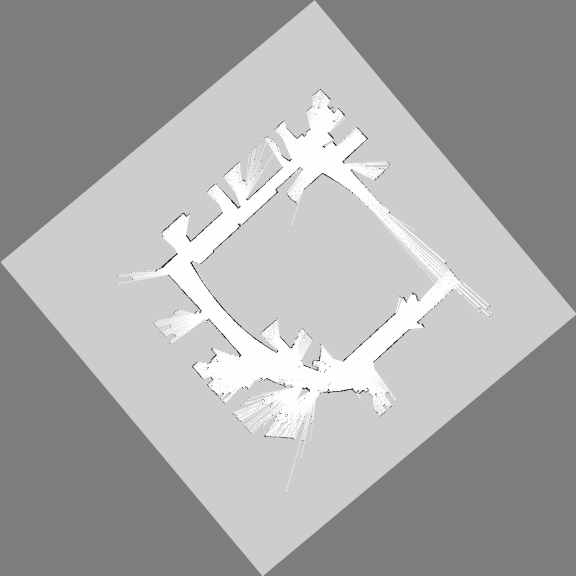
#> input picture evaluate/img/img1_transform.jpg, 1152 x 1151 px (shown at 1/2 size)
$ python overlap.py
#> lines starting #> are read from the running program, lines starting #| are printed output that depends on the picture; long printed decimals are rounded
# 显示
import cv2
import numpy as np
from shapely.geometry import Polygon, Point
from matplotlib.patches import Polygon as mpl_polygon
import matplotlib.pyplot as plt


# 计算变换后的矩形的四个角点
def transform_corners(img, M):
    # 计算 img1 的边界角点
    height, width = img.shape[:2]

    corners = np.array([[0, 0], [width, 0], [width, height], [0, height]], dtype=np.float32)
    print("原始角点：\n %s" % corners)
    # 获取变换后的角点坐标，变换前需要对数据进行整理（变成float类型，同时二维变成三维，一个都不能少）
    transformed_corners = cv2.perspectiveTransform(corners.reshape(1, -1, 2), M)
    # 再变回二维
    transformed_corners = transformed_corners.squeeze().astype(np.int32)
    print("变换后角点为：\n %s" % transformed_corners)
    return transformed_corners


# 重叠区域处理
def overlap(img1_before, img2_before, img1_transform, img2_transform, M, m):
    img1_transform_corners = transform_corners(img1_before, M)
    img2_transform_corners = transform_corners(img2_before, m)
    img1_rect = [tuple(point) for point in img1_transform_corners]
    img2_rect = [tuple(point) for point in img2_transform_corners]
    print(img1_rect)
    print(img2_rect)
    # 创建矩形1的Polygon对象
    poly1 = Polygon(img1_rect)
    # 创建矩形2的Polygon对象
    poly2 = Polygon(img2_rect)

    # 检查两个矩形是否有重叠区域
    if poly1.intersects(poly2):
        # 计算重叠区域的Polygon对象
        overlap = poly1.intersection(poly2)
        # 提取重叠区域的坐标信息
        overlap_coords = list(overlap.exterior.coords)
        print("重合部分角点:")
        print(overlap_coords)
        # 画出来两个矩形及其重叠区域
        draw_overlap(img1_rect, img2_rect, overlap_coords)
        print(overlap.bounds[0])
        print(overlap.bounds[1])
        print(overlap.bounds[2])
        print(overlap.bounds[3])

        compute_sum = 0
        overlap_sum = 0
        effective_sum = 0
        alignment_sum = 0
        # 遍历重叠区域内的像素点
        sample = 1  # 抽样指标
        for x in range(int(overlap.bounds[0]), int(overlap.bounds[2]) + 1, sample):
            for y in range(int(overlap.bounds[1]), int(overlap.bounds[3]) + 1, sample):
                compute_sum += 1
                if overlap.contains(Point(x, y)):
                    overlap_sum += 1
                    # [6 lines of commented-out code are left out]
                    if (img1_transform[y][x] == 255 or img1_transform[y][x] == 0) and (
                            img2_transform[y][x] == 255 or img2_transform[y][x] == 0):
                        effective_sum += 1
                        if img1_transform[y][x] == img2_transform[y][x]:
                            alignment_sum += 1
                else:
                    pass
                    # print("像素点 ({}, {}) 不在重叠区域内".format(x, y))
        print(f"重叠部分计算（步长为：{sample}）的数量：{compute_sum}")
        print(f"实际重叠部分（步长为：{sample}）的数量：{overlap_sum}")
        print(f"有效重叠部分（步长为：{sample}）的数量：{effective_sum}")
        print(f"对齐重叠部分（步长为：{sample}）的数量：{alignment_sum}")
        print(f"对齐/有效（（步长为：{sample}））: {alignment_sum / effective_sum}")
    else:
        # 如果没有重叠区域，则返回空值
        print("如果没有重叠区域")


# 画出轮廓
def draw_overlap(img1_rect, img2_rect, overlap_coords):
    # 绘制两个矩形
    fig, ax = plt.subplots()
    rectangle1_patch = mpl_polygon(img1_rect, ec='blue', fc='none')
    rectangle2_patch = mpl_polygon(img2_rect, ec='red', fc='none')
    ax.add_patch(rectangle1_patch)
    ax.add_patch(rectangle2_patch)

    # 绘制相交部分
    intersection_patch = mpl_polygon(overlap_coords, ec='green', fc='none')
    ax.add_patch(intersection_patch)

    # 设置坐标轴范围
    ax.set_xlim([0, img1_transform.shape[1]])
    ax.set_ylim([img1_transform.shape[0], 0])
    # 显示图形
    plt.show()


# 输出显示图片
def show(name, img_show):
    img_show_resize = cv2.resize(img_show, (0, 0), fx=img_resize, fy=img_resize)
    cv2.imshow(name, img_show_resize)


img_resize = 0.5
if __name__ == '__main__':
    img1_transform = cv2.imread("img/img1_transform.jpg", cv2.IMREAD_GRAYSCALE)
#> img1_transform is the input picture: shape (1151, 1152); min 0, max 255, mean 168.4
    img2_transform = cv2.imread("img/img2_transform.jpg", cv2.IMREAD_GRAYSCALE)
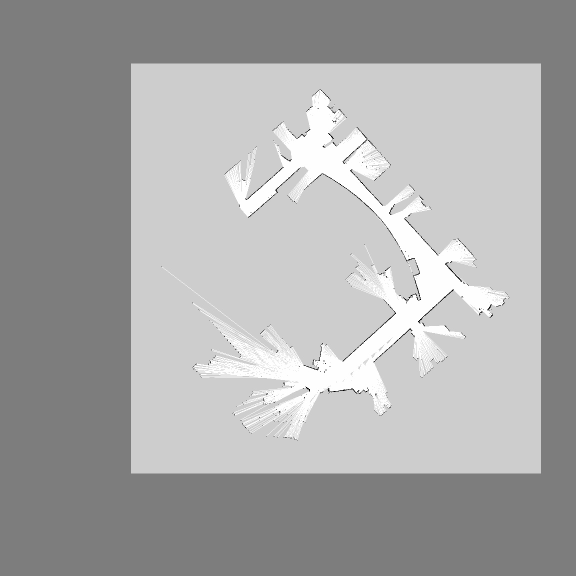
#> input picture evaluate/img/img2_transform.jpg, 1152 x 1151 px (shown at 1/2 size)
#> img2_transform is the input picture: shape (1151, 1152); min 0, max 255, mean 168.2
    img1_before = cv2.imread("img/img1_before.pgm", cv2.IMREAD_GRAYSCALE)
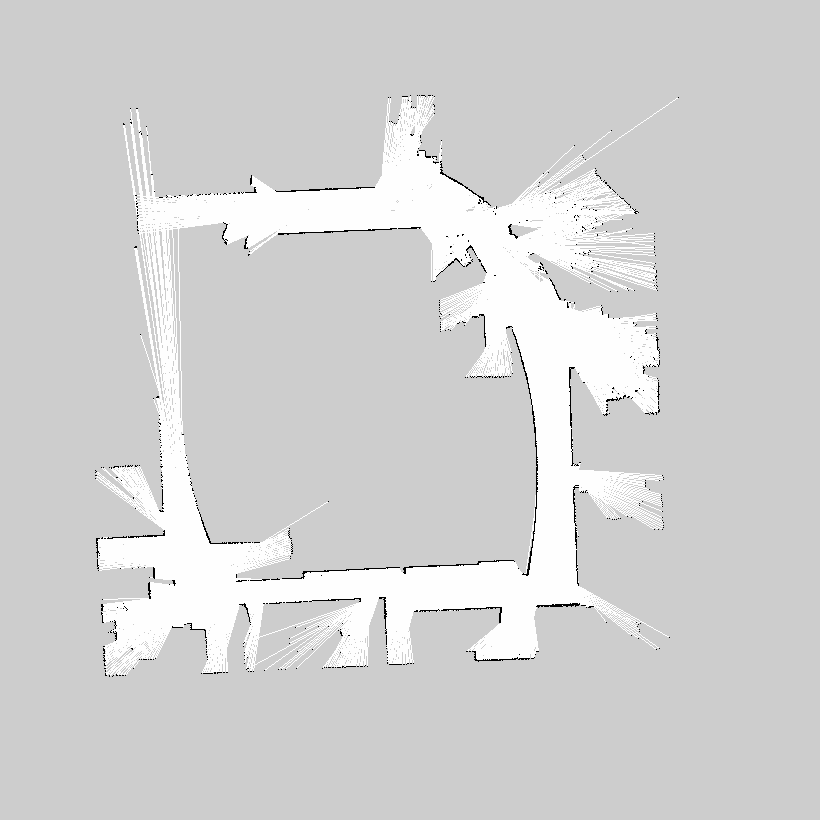
#> input picture evaluate/img/img1_before.pgm, 820 x 820 px
#> img1_before is the input picture: shape (820, 820); min 0, max 254, mean 211
    img2_before = cv2.imread("img/img2_before.pgm", cv2.IMREAD_GRAYSCALE)
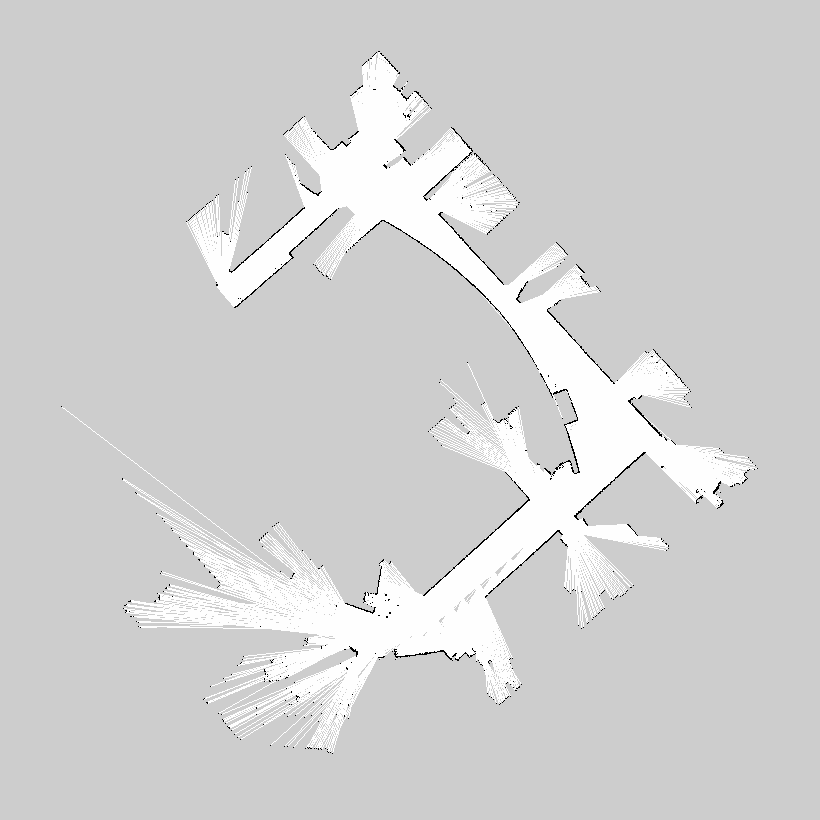
#> input picture evaluate/img/img2_before.pgm, 820 x 820 px
#> img2_before is the input picture: shape (820, 820); min 0, max 254, mean 210.2
    M = np.array([[-7.66168198e-01, -6.39212573e-01, 1.15231861e+03],
                  [6.39212573e-01, -7.66168198e-01, 6.27826540e+02],
                  [0.00000000e+00, 0.00000000e+00, 1.00000000e+00]])
    m = np.array([[1., 0., 262.],
                  [0., 1., 127.],
                  [0., 0., 1.]])
    # img1_transform = cv2.imread("img/stillness_right1.jpg", cv2.IMREAD_GRAYSCALE)
    # img2_transform = cv2.imread("img/stillness_right2.jpg", cv2.IMREAD_GRAYSCALE)
    # img1_before = cv2.imread("img/stillness1.jpg", cv2.IMREAD_GRAYSCALE)
    # img2_before = cv2.imread("img/stillness2.jpg", cv2.IMREAD_GRAYSCALE)
    # M = np.array([[1.00027183e+00, 5.83500428e-05, -1.88623363e-01],
    #               [-5.83500428e-05, 1.00027183e+00, -1.10935165e-02],
    #               [0.00000000e+00, 0.00000000e+00, 1.00000000e+00]])
    # m = np.array([[1., 0., 0.],
    #               [0., 1., 0.],
    #               [0., 0., 1.]])
    # M = np.array([[0.93208005, 0.38811401, - 0.78896301],
    #               [-0.38811401, 0.93208005, 310.06306853],
    #               [0., 0., 1.]])
    # m = np.array([[1., 0., 38.],
    #               [0., 1., 43.],
    #               [0., 0., 1.]])
    show("img1", img1_transform)
#> in show, `img_show_resize = cv2.resize(img_show, (0, 0), fx=img_resize, fy=img_r..`:
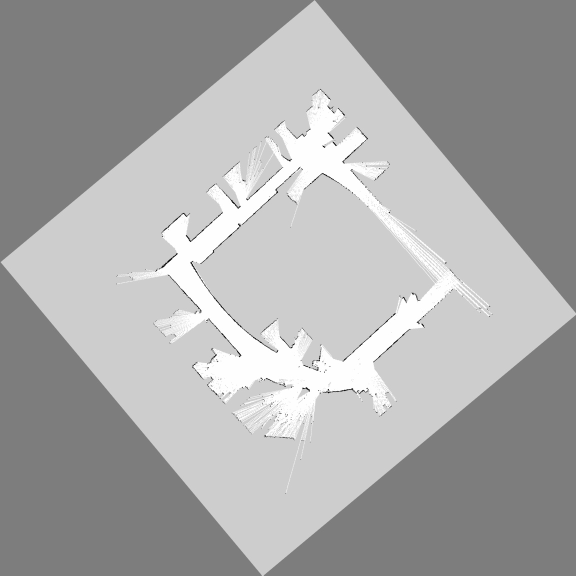
#> img_show_resize: shape (576, 576); min 1, max 255, mean 168.4
    show("img2", img2_transform)
#> call 2 of show, with name = 'img2'
#> in show (call 2), `img_show_resize = cv2.resize(img_show, (0, 0), fx=img_resize, fy=img_r..`:
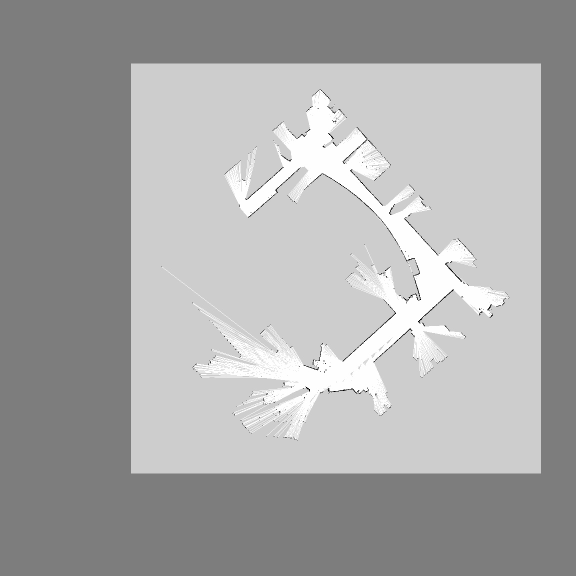
#> img_show_resize: shape (576, 576); min 0, max 255, mean 168.2
    show("img1_before", img1_before)
    show("img2_before", img2_before)
    cv2.waitKey(0)

    print("转换后宽: " + str(img1_transform.shape[1]))
#| 转换后宽: 1152
    print("转换后高: " + str(img1_transform.shape[0]))
#| 转换后高: 1151
    print("转换后宽: " + str(img1_before.shape[1]))
#| 转换后宽: 820
    print("转换后高: " + str(img1_before.shape[0]))
#| 转换后高: 820
    print(M)
    print(m)
    overlap(img1_before, img2_before, img1_transform, img2_transform, M, m)
#| 原始角点：
#|  [[  0.   0.]
#|  [820.   0.]
#|  [820. 820.]
#|  [  0. 820.]]
#| 变换后角点为：
#|  [[1152  627]
#|  [ 524 1151]
#|  [   0  523]
#|  [ 628    0]]
#> in overlap, `img1_transform_corners = transform_corners(img1_before, M)`: img1_transform_corners = [[1152, 627], [524, 1151], [0, 523], [628, 0]]
#| 原始角点：
#|  [[  0.   0.]
#|  [820.   0.]
#|  [820. 820.]
#|  [  0. 820.]]
#| 变换后角点为：
#|  [[ 262  127]
#|  [1082  127]
#|  [1082  947]
#|  [ 262  947]]
#> in overlap, `img2_transform_corners = transform_corners(img2_before, m)`: img2_transform_corners = [[262, 127], [1082, 127], [1082, 947], [262, 947]]
#> in overlap, `img1_rect = [tuple(point) for point in img1_transform_corners]`: img1_rect = [(1152, 627), (524, 1151), (0, 523), (628, 0)]
#> in overlap, `img2_rect = [tuple(point) for point in img2_transform_corners]`: img2_rect = [(262, 127), (1082, 127), (1082, 947), (262, 947)]
#| [(1152, 627), (524, 1151), (0, 523), (628, 0)]
#| [(262, 127), (1082, 127), (1082, 947), (262, 947)]
#> in overlap, `overlap_coords = list(overlap.exterior.coords)`: overlap_coords = [(1082, 685.4), (1082, 543.2), (734.1, 127), (475.5, 127), (262, 304.8), (262, 837), (353.8, 947), (768.5, 947), (1082, 685.4)]
#| [(1082.0, 685.408), (1082.0, 543.240), (734.137, 127.0), (475.503, 127.0), (262.0, 304.806), (262.0, 837.0), (353.783, 947.0), (768.489, 947.0), (1082.0, 685.408)]
#> in draw_overlap, `plt.show()`:
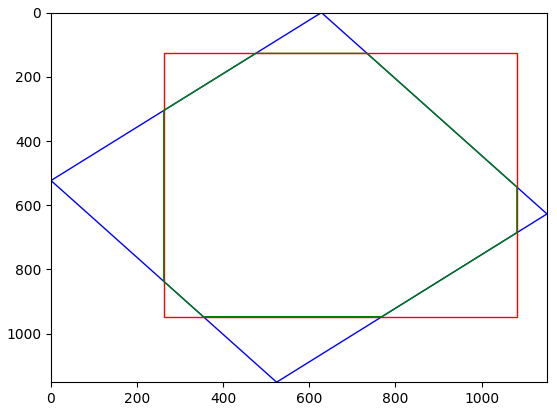
#> figure drawn by matplotlib, 1 panel
#| 262.0
#| 127.0
#| 1082.0
#| 947.0
#| 重叠部分计算（步长为：1）的数量：674041
#| 实际重叠部分（步长为：1）的数量：534286
#| 有效重叠部分（步长为：1）的数量：2697
#| 对齐重叠部分（步长为：1）的数量：2621
#| 对齐/有效（（步长为：1））: 0.9718
    # distance = evaluate_similarity(img1, img2)
    # print("距离为: " + str(distance))
    cv2.destroyAllWindows()
